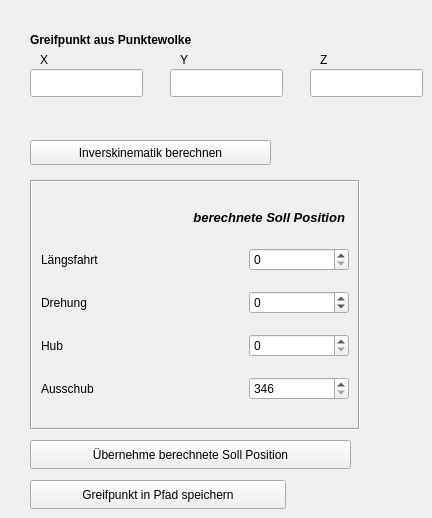
      <widget class="QWidget" name="tab_6">
       <property name="enabled">
        <bool>true</bool>
       </property>
       <attribute name="title">
        <string>InvKine berechnen</string>
       </attribute>
       <widget class="QLineEdit" name="zGp_2">
        <property name="geometry">
         <rect>
          <x>310</x>
          <y>69</y>
          <width>113</width>
          <height>28</height>
         </rect>
        </property>
       </widget>
       <widget class="QLabel" name="label_10">
        <property name="geometry">
         <rect>
          <x>320</x>
          <y>50</y>
          <width>80</width>
          <height>20</height>
         </rect>
        </property>
        <property name="text">
         <string>Z</string>
        </property>
       </widget>
       <widget class="QLineEdit" name="yGp_2">
        <property name="geometry">
         <rect>
          <x>170</x>
          <y>69</y>
          <width>113</width>
          <height>28</height>
         </rect>
        </property>
       </widget>
       <widget class="QFrame" name="frame_5">
        <property name="enabled">
         <bool>true</bool>
        </property>
        <property name="geometry">
         <rect>
          <x>30</x>
          <y>180</y>
          <width>330</width>
          <height>250</height>
         </rect>
        </property>
        <property name="sizePolicy">
         <sizepolicy hsizetype="Expanding" vsizetype="Preferred">
          <horstretch>0</horstretch>
          <verstretch>0</verstretch>
         </sizepolicy>
        </property>
        <property name="minimumSize">
         <size>
          <width>330</width>
          <height>0</height>
         </size>
        </property>
        <property name="maximumSize">
         <size>
          <width>500</width>
          <height>16777215</height>
         </size>
        </property>
        <property name="frameShape">
         <enum>QFrame::Box</enum>
        </property>
        <property name="frameShadow">
         <enum>QFrame::Sunken</enum>
        </property>
        <layout class="QVBoxLayout" name="verticalLayout_10">
         <property name="spacing">
          <number>3</number>
         </property>
         <item>
          <layout class="QHBoxLayout" name="horizontalLayout_6">
           <item>
            <spacer name="horizontalSpacer_4">
             <property name="orientation">
              <enum>Qt::Horizontal</enum>
             </property>
             <property name="sizeHint" stdset="0">
              <size>
               <width>40</width>
               <height>20</height>
              </size>
             </property>
            </spacer>
           </item>
           <item>
            <widget class="QLabel" name="label_23">
             <property name="sizePolicy">
              <sizepolicy hsizetype="Preferred" vsizetype="Fixed">
               <horstretch>0</horstretch>
               <verstretch>0</verstretch>
              </sizepolicy>
             </property>
             <property name="minimumSize">
              <size>
               <width>0</width>
               <height>14</height>
              </size>
             </property>
             <property name="font">
              <font>
               <pointsize>10</pointsize>
               <weight>75</weight>
               <italic>true</italic>
               <bold>true</bold>
              </font>
             </property>
             <property name="text">
              <string>berechnete Soll Position </string>
             </property>
             <property name="alignment">
              <set>Qt::AlignCenter</set>
             </property>
            </widget>
           </item>
          </layout>
         </item>
         <item>
          <layout class="QHBoxLayout" name="horizontalLayout_24">
           <item>
            <widget class="QLabel" name="label_24">
             <property name="sizePolicy">
              <sizepolicy hsizetype="Expanding" vsizetype="Preferred">
               <horstretch>0</horstretch>
               <verstretch>0</verstretch>
              </sizepolicy>
             </property>
             <property name="text">
              <string>Längsfahrt</string>
             </property>
            </widget>
           </item>
           <item>
            <widget class="QSpinBox" name="sollLFahrtInvers">
             <property name="sizePolicy">
              <sizepolicy hsizetype="Fixed" vsizetype="Fixed">
               <horstretch>0</horstretch>
               <verstretch>0</verstretch>
              </sizepolicy>
             </property>
             <property name="minimumSize">
              <size>
               <width>100</width>
               <height>0</height>
              </size>
             </property>
             <property name="maximum">
              <number>6400</number>
             </property>
             <property name="singleStep">
              <number>10</number>
             </property>
            </widget>
           </item>
          </layout>
         </item>
         <item>
          <layout class="QHBoxLayout" name="horizontalLayout_27">
           <item>
            <widget class="QLabel" name="label_25">
             <property name="sizePolicy">
              <sizepolicy hsizetype="Expanding" vsizetype="Preferred">
               <horstretch>0</horstretch>
               <verstretch>0</verstretch>
              </sizepolicy>
             </property>
             <property name="text">
              <string>Drehung</string>
             </property>
            </widget>
           </item>
           <item>
            <widget class="QSpinBox" name="sollDrehenInvers">
             <property name="sizePolicy">
              <sizepolicy hsizetype="Fixed" vsizetype="Fixed">
               <horstretch>0</horstretch>
               <verstretch>0</verstretch>
              </sizepolicy>
             </property>
             <property name="minimumSize">
              <size>
               <width>100</width>
               <height>0</height>
              </size>
             </property>
             <property name="minimum">
              <number>-365</number>
             </property>
             <property name="maximum">
              <number>365</number>
             </property>
            </widget>
           </item>
          </layout>
         </item>
         <item>
          <layout class="QHBoxLayout" name="horizontalLayout_28">
           <item>
            <widget class="QLabel" name="label_26">
             <property name="sizePolicy">
              <sizepolicy hsizetype="Expanding" vsizetype="Preferred">
               <horstretch>0</horstretch>
               <verstretch>0</verstretch>
              </sizepolicy>
             </property>
             <property name="text">
              <string>Hub</string>
             </property>
            </widget>
           </item>
           <item>
            <widget class="QSpinBox" name="sollHubInvers">
             <property name="sizePolicy">
              <sizepolicy hsizetype="Fixed" vsizetype="Fixed">
               <horstretch>0</horstretch>
               <verstretch>0</verstretch>
              </sizepolicy>
             </property>
             <property name="minimumSize">
              <size>
               <width>100</width>
               <height>0</height>
              </size>
             </property>
             <property name="maximum">
              <number>3000</number>
             </property>
            </widget>
           </item>
          </layout>
         </item>
         <item>
          <layout class="QHBoxLayout" name="horizontalLayout_29">
           <item>
            <widget class="QLabel" name="label_27">
             <property name="sizePolicy">
              <sizepolicy hsizetype="Expanding" vsizetype="Preferred">
               <horstretch>0</horstretch>
               <verstretch>0</verstretch>
              </sizepolicy>
             </property>
             <property name="text">
              <string>Ausschub</string>
             </property>
            </widget>
           </item>
           <item>
            <widget class="QSpinBox" name="sollAusschubInvers">
             <property name="sizePolicy">
              <sizepolicy hsizetype="Fixed" vsizetype="Fixed">
               <horstretch>0</horstretch>
               <verstretch>0</verstretch>
              </sizepolicy>
             </property>
             <property name="minimumSize">
              <size>
               <width>100</width>
               <height>0</height>
              </size>
             </property>
             <property name="minimum">
              <number>346</number>
             </property>
             <property name="maximum">
              <number>1500</number>
             </property>
             <property name="singleStep">
              <number>10</number>
             </property>
            </widget>
           </item>
          </layout>
         </item>
        </layout>
       </widget>
       <widget class="QPushButton" name="calculateInvers">
        <property name="geometry">
         <rect>
          <x>30</x>
          <y>140</y>
          <width>241</width>
          <height>25</height>
         </rect>
        </property>
        <property name="text">
         <string>Inverskinematik berechnen</string>
        </property>
       </widget>
       <widget class="QLabel" name="label_4">
        <property name="geometry">
         <rect>
          <x>40</x>
          <y>50</y>
          <width>80</width>
          <height>20</height>
         </rect>
        </property>
        <property name="text">
         <string>X</string>
        </property>
       </widget>
       <widget class="QLabel" name="label_5">
        <property name="geometry">
         <rect>
          <x>180</x>
          <y>50</y>
          <width>80</width>
          <height>20</height>
         </rect>
        </property>
        <property name="text">
         <string>Y</string>
        </property>
       </widget>
       <widget class="QLineEdit" name="xGp_2">
        <property name="geometry">
         <rect>
          <x>30</x>
          <y>69</y>
          <width>113</width>
          <height>28</height>
         </rect>
        </property>
       </widget>
       <widget class="QLabel" name="label_13">
        <property name="geometry">
         <rect>
          <x>30</x>
          <y>30</y>
          <width>251</width>
          <height>20</height>
         </rect>
        </property>
        <property name="font">
         <font>
          <weight>75</weight>
          <italic>false</italic>
          <bold>true</bold>
         </font>
        </property>
        <property name="text">
         <string>Greifpunkt aus Punktewolke</string>
        </property>
       </widget>
       <widget class="QPushButton" name="copySollPos">
        <property name="geometry">
         <rect>
          <x>30</x>
          <y>440</y>
          <width>321</width>
          <height>29</height>
         </rect>
        </property>
        <property name="sizePolicy">
         <sizepolicy hsizetype="Minimum" vsizetype="Fixed">
          <horstretch>0</horstretch>
          <verstretch>0</verstretch>
         </sizepolicy>
        </property>
        <property name="text">
         <string>Übernehme berechnete Soll Position</string>
        </property>
       </widget>
       <widget class="QPushButton" name="setGrippingPointInv">
        <property name="geometry">
         <rect>
          <x>30</x>
          <y>480</y>
          <width>256</width>
          <height>29</height>
         </rect>
        </property>
        <property name="text">
         <string>Greifpunkt in Pfad speichern</string>
        </property>
       </widget>
      </widget>
